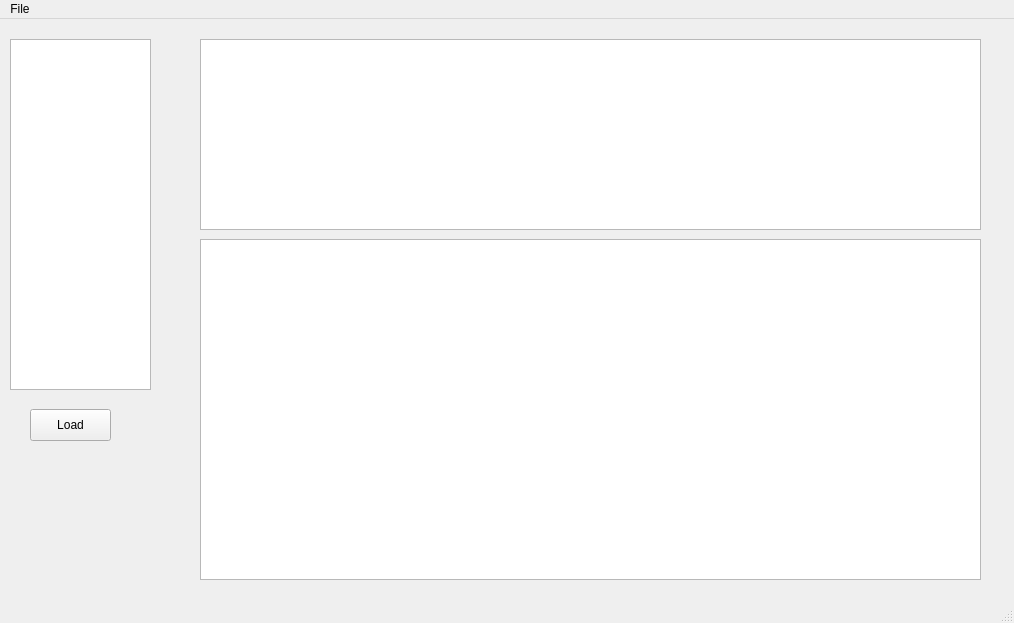
<?xml version="1.0" encoding="UTF-8"?>
<ui version="4.0">
 <class>MailBrowser</class>
 <widget class="QMainWindow" name="MailBrowser">
  <property name="geometry">
   <rect>
    <x>0</x>
    <y>0</y>
    <width>1014</width>
    <height>623</height>
   </rect>
  </property>
  <property name="windowTitle">
   <string>Mail Browser</string>
  </property>
  <property name="windowOpacity">
   <double>100.000000000000000</double>
  </property>
  <widget class="QWidget" name="centralwidget">
   <widget class="QListView" name="folderListView">
    <property name="geometry">
     <rect>
      <x>10</x>
      <y>20</y>
      <width>141</width>
      <height>351</height>
     </rect>
    </property>
   </widget>
   <widget class="QTableView" name="messagesTableView">
    <property name="geometry">
     <rect>
      <x>200</x>
      <y>20</y>
      <width>781</width>
      <height>191</height>
     </rect>
    </property>
   </widget>
   <widget class="QPushButton" name="loadButton">
    <property name="geometry">
     <rect>
      <x>30</x>
      <y>390</y>
      <width>81</width>
      <height>32</height>
     </rect>
    </property>
    <property name="text">
     <string>Load</string>
    </property>
   </widget>
   <widget class="QTextBrowser" name="messageContent">
    <property name="geometry">
     <rect>
      <x>200</x>
      <y>220</y>
      <width>781</width>
      <height>341</height>
     </rect>
    </property>
   </widget>
  </widget>
  <widget class="QStatusBar" name="statusbar"/>
  <widget class="QMenuBar" name="menubar">
   <property name="geometry">
    <rect>
     <x>0</x>
     <y>0</y>
     <width>1014</width>
     <height>24</height>
    </rect>
   </property>
   <widget class="QMenu" name="menuFile">
    <property name="title">
     <string>File</string>
    </property>
    <addaction name="actionSelect_email_folder"/>
    <addaction name="actionQuit"/>
   </widget>
   <addaction name="menuFile"/>
  </widget>
  <action name="actionQuit">
   <property name="text">
    <string>Quit</string>
   </property>
  </action>
  <action name="actionetm">
   <property name="text">
    <string>etm</string>
   </property>
  </action>
  <action name="actionetmadmin">
   <property name="text">
    <string>etmadmin</string>
   </property>
  </action>
  <action name="actionSelectemail_Directory">
   <property name="text">
    <string>Selectemail Directory</string>
   </property>
  </action>
  <action name="actionSelect_email_folder">
   <property name="text">
    <string>Select E-mail Folder</string>
   </property>
  </action>
 </widget>
 <resources/>
 <connections/>
</ui>
